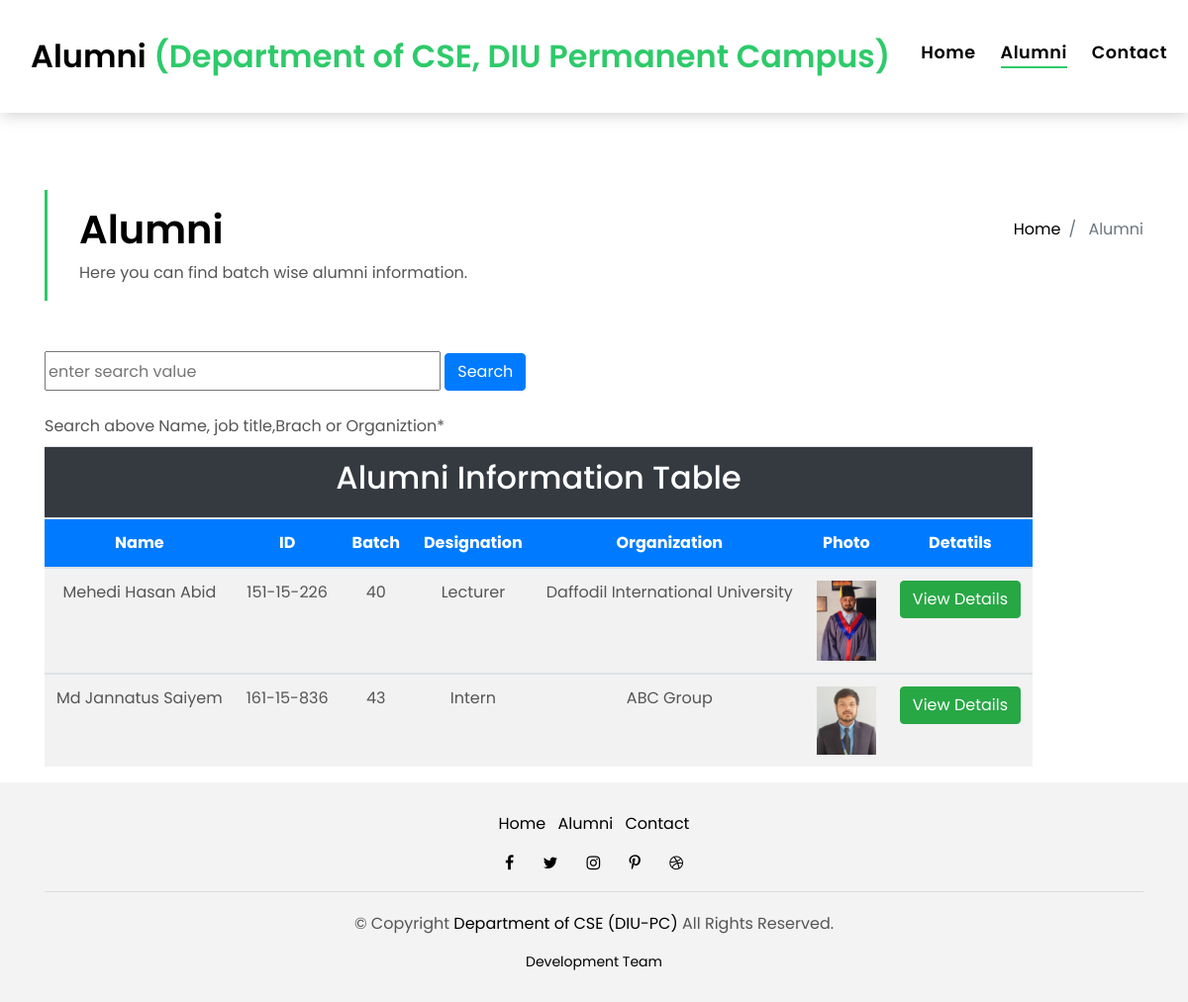
The app's page /alumnus.php with its own data.
### tables this page shows
CREATE TABLE `alumnus` (
  `alm_id` varchar(15) NOT NULL,
  `alm_name` varchar(50) NOT NULL,
  `alm_department` varchar(50) NOT NULL,
  `alm_email` varchar(50) NOT NULL,
  `alm_contact_no` varchar(15) NOT NULL,
  `alm_batch_no` int(5) NOT NULL,
  `alm_password` varchar(10) NOT NULL,
  `alm_p_email` varchar(50) NOT NULL,
  `alm_curr_country` varchar(50) NOT NULL,
  `alm_curr_job_pos` varchar(50) NOT NULL,
  `alm_curr_job_organization` varchar(100) NOT NULL,
  `alm_curr_study` varchar(50) NOT NULL,
  `alm_photo` varchar(255) NOT NULL
);

### alumnus.php (the view, shortened to what this page needs)
<!DOCTYPE html>
<html lang="en">
<head>
  <link href="lib/bootstrap/css/bootstrap.min.css" rel="stylesheet">
  <link href="lib/font-awesome/css/font-awesome.min.css" rel="stylesheet">
  <link href="lib/animate/animate.min.css" rel="stylesheet">
  <link href="lib/ionicons/css/ionicons.min.css" rel="stylesheet">
  <link href="lib/owlcarousel/assets/owl.carousel.min.css" rel="stylesheet">
  <link href="css/style.css" rel="stylesheet">
</head>
<body>
  <nav class="navbar navbar-default navbar-trans navbar-expand-lg fixed-top">
    <div class="container-fluid">
      <a class="navbar-brand text-brand" href="index.php">Alumni<?php echo " ";?><span class="color-b">(Department of CSE, DIU Permanent Campus) </span></a>
      <div class="navbar-collapse collapse justify-content-center" id="navbarDefault">
        <ul class="navbar-nav">
          <li class="nav-item">
            <a class="nav-link" href="index.php">Home</a>
          </li>
          <li class="nav-item">
            <a class="nav-link active" href="alumnus.php">Alumni</a>
          </li>
          <li class="nav-item">
            <a class="nav-link" href="contact.php">Contact</a>
          </li>
        </ul>
      </div>
    </div>
  </nav>
  <section class="intro-single">
    <div class="container">
      <div class="row">
        <div class="col-md-12 col-lg-8">
          <div class="title-single-box">
            <h1 class="title-single">Alumni</h1>
            <span class="color-text-a">Here you can find batch wise alumni information.</span>
          </div>
        </div>
        <div class="col-md-12 col-lg-4">
          <nav aria-label="breadcrumb" class="breadcrumb-box d-flex justify-content-lg-end">
            <ol class="breadcrumb">
              <li class="breadcrumb-item">
                <a href="index.php">Home</a>
              </li>
              <li class="breadcrumb-item active" aria-current="page">
                Alumni
              </li>
            </ol>
          </nav>
        </div>
      </div>
    </div>
  </section>
    <div class="container">
      <div class="row">
        <div class="col-lg-12">
        <form action="" method="post">
        <input type="text" name="valueToSearch" placeholder="enter search value" style="width:400px;height:40px; margin-top:3px;">
   <input type="submit" name="search" value="Search" class="btn btn-primary"> <br><br>
   <label>Search above Name, job title,Brach or Organiztion*</label>
          <table class="table table-striped table-responsive text-center">
            <thead>
              <tr class="bg-dark">
                <th colspan="7"><h2 class="text-white">Alumni Information Table</h2></th>
              </tr>
              <tr class="bg-primary text-white">
                <th scope="col">Name</th>
                <th scope="col">ID</th>
                <th scope="col">Batch</th>
                <th scope="col">Designation</th>
                <th scope="col">Organization</th>
                  <th scope="col">Photo</th>
                <th scope="col">Detatils</th>
              </tr>
            </thead>
        <?php
       if(isset($_POST['search'])){
          $valueToSearch=$_POST['valueToSearch'];
          $query="select * from `alumnus` where CONCAT(`alm_name`,`alm_id`,`alm_batch_no`,`alm_curr_job_pos`,`alm_curr_job_organization`) LIKE'%".$valueToSearch."%'";
          $search_result=filterTable($query);
       }
       else{
        $query="select * from alumnus ";
        $search_result=filterTable($query);
       }
       function filterTable($query){
           $connect=mysqli_connect("localhost:3306","proconfl_mahedy","mahedy01798173317","proconfl_csepc_db");
           $filter_Result=mysqli_query($connect,$query);
           return $filter_Result;
       }
       while($res=mysqli_fetch_array($search_result)){
        ?>
              <tbody>
                <tr>
                  <td><?php echo $res['alm_name']; ?></td>
                  <td><?php echo $res['alm_id']; ?></td>
                  <td><?php echo $res['alm_batch_no']; ?></td>
                  <td><?php echo $res['alm_curr_job_pos']; ?></td>
                  <td><?php echo $res['alm_curr_job_organization']; ?></td>
                  <td><img src="<?php echo $res['alm_photo']; ?>" style="width:60px;height;60px;" /></td>
                <td><button class="btn btn-success"><a href="alumni_info_login.php" class="text-white">View Details</a></button></td>
              </tbody>
              <?php
                }
              ?>
            </table>
            </form>
        </div>
      </div>
    </div>
  <footer>
    <div class="container">
      <div class="row">
        <div class="col-md-12">
          <nav class="nav-footer">
            <ul class="list-inline">
              <li class="list-inline-item">
                <a href="index.php">Home</a>
              </li>
              <li class="list-inline-item">
                <a href="alumnus.php">Alumni</a>
              </li>
              <li class="list-inline-item">
                <a href="contact.php">Contact</a>
              </li>
            </ul>
          </nav>
          <div class="socials-a">
            <ul class="list-inline">
              <li class="list-inline-item">
                <a href="#">
                  <i class="fa fa-facebook" aria-hidden="true"></i>
                </a>
              </li>
              <li class="list-inline-item">
                <a href="#">
                  <i class="fa fa-twitter" aria-hidden="true"></i>
                </a>
              </li>
              <li class="list-inline-item">
                <a href="#">
                  <i class="fa fa-instagram" aria-hidden="true"></i>
                </a>
              </li>
              <li class="list-inline-item">
                <a href="#">
                  <i class="fa fa-pinterest-p" aria-hidden="true"></i>
                </a>
              </li>
              <li class="list-inline-item">
                <a href="#">
                  <i class="fa fa-dribbble" aria-hidden="true"></i>
                </a>
              </li>
            </ul>
          </div>
          <div class="copyright-footer">
            <p class="copyright color-text-a">
              &copy; Copyright
              <span class="color-a">Department of CSE (DIU-PC)</span> All Rights Reserved.
            </p>
          </div>
          <div class="credits">
           <a href="innovative.php">Development Team</a>
          </div>
        </div>
      </div>
    </div>
  </footer>
</body>
</html>

### css/style.css (style rules this page uses)
body { font-family: 'Poppins', sans-serif; color: #555555; }
h1, h2, h3, h4, h5, h6 { color: #000000; }
a { color: #000000; transition: all .5s ease; }
.text-brand { color: #000000; font-size: 2rem; font-weight: 600; }
.color-a { color: #000000; }
.color-b { color: #2eca6a; }
.color-text-a { color: #555555; }
.socials-a .list-inline-item:not(:last-child) { margin-right: 25px; }
.navbar-default { transition: all .5s ease-in-out; background-color: #ffffff; padding-top: 28px; padding-bottom: 28px; -webkit-backface-visibility: hidden; backface-visibility: hidden; box-shadow: 1px 2px 15px rgba(100, 100, 100, 0.3); }
.navbar-default.navbar-trans, .navbar-default.navbar-reduce { -webkit-backface-visibility: hidden; backface-visibility: hidden; }
.navbar-default.navbar-trans .nav-item, .navbar-default.navbar-reduce .nav-item { position: relative; padding-right: 10px; padding-bottom: 8px; margin-left: 0; }
.navbar-default.navbar-trans .nav-link, .navbar-default.navbar-reduce .nav-link { font-size: 1.1rem; color: #000000; font-weight: 600; letter-spacing: 0.030em; transition: all 0.1s ease-in-out; position: relative; padding-left: 0; padding-right: 0; }
.navbar-default.navbar-trans .nav-link:before, .navbar-default.navbar-reduce .nav-link:before { content: ''; position: absolute; bottom: 5px; left: 0; width: 100%; height: 2px; z-index: 0; background-color: #2eca6a; -webkit-transform: scaleX(0); transform: scaleX(0); -webkit-transform-origin: right; transform-origin: right; transition: opacity .2s ease-out 0.3s, -webkit-transform .2s ease-out; transition: transform .2s ease-out, opacity .2s ease-out 0.3s; transition: transform .2s ease-out, opacity .2s ease-out 0.3s, -webkit-transform .2s ease-out; }
.navbar-default.navbar-trans .show > .nav-link:before, .navbar-default.navbar-trans .active > .nav-link:before, .navbar-default.navbar-trans .nav-link.show:before, .navbar-default.navbar-trans .nav-link.active:before, .navbar-default.navbar-reduce .show > .nav-link:before, .navbar-default.navbar-reduce .active > .nav-link:before, .navbar-default.navbar-reduce .nav-link.show:before, .navbar-default.navbar-reduce .nav-link.active:before { -webkit-transform: scaleX(1); transform: scaleX(1); }
.navbar-default.navbar-trans .nav-link:before { background-color: #2eca6a; }
.navbar-default.navbar-trans .show > .nav-link, .navbar-default.navbar-trans .active > .nav-link, .navbar-default.navbar-trans .nav-link.show, .navbar-default.navbar-trans .nav-link.active { color: #000000; }
.intro-single { padding: 12rem 0 3rem; }
.intro-single .title-single-box { padding: 1rem 0 1rem 2rem; }
.intro-single .title-single-box { border-left: 3px solid #2eca6a; }
.intro-single .title-single-box .title-single { font-weight: 600; font-size: 2.2rem; }
.intro-single .breadcrumb-box { padding: 1rem 0 0 .5rem; }
.intro-single .breadcrumb { background-color: transparent; padding-right: 0; padding-left: 0; }
footer { background: #f3f3f3; text-align: center; padding: 30px 0; }
footer .copyright-footer { border-top: 1px solid #ddd; padding-top: 20px; }
footer .credits { font-size: 14px; }
.btn { transition: .5s ease; }
@media (min-width: 768px) { .navbar-default.navbar-trans .nav-item, .navbar-default.navbar-reduce .nav-item { margin-left: 15px; } }
@media (min-width: 768px) { .intro-single .title-single-box .title-single { font-size: 2.1rem; } }
@media (min-width: 992px) { .intro-single .title-single-box .title-single { font-size: 2.5rem; } }

### records on screen
alumnus: alm_name "Mehedi Hasan Abid", alm_id "151-15-226", alm_batch_no "40", alm_curr_job_pos "Lecturer", alm_curr_job_organization "Daffodil International University", alm_photo (picture)
alumnus: alm_name "Md Jannatus Saiyem", alm_id "161-15-836", alm_batch_no "43", alm_curr_job_pos "Intern", alm_curr_job_organization "ABC Group", alm_photo (picture)
